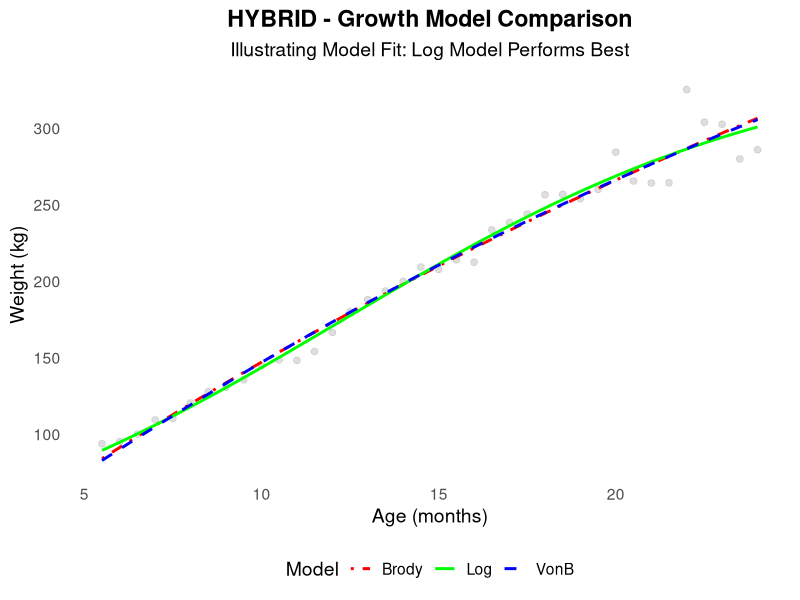
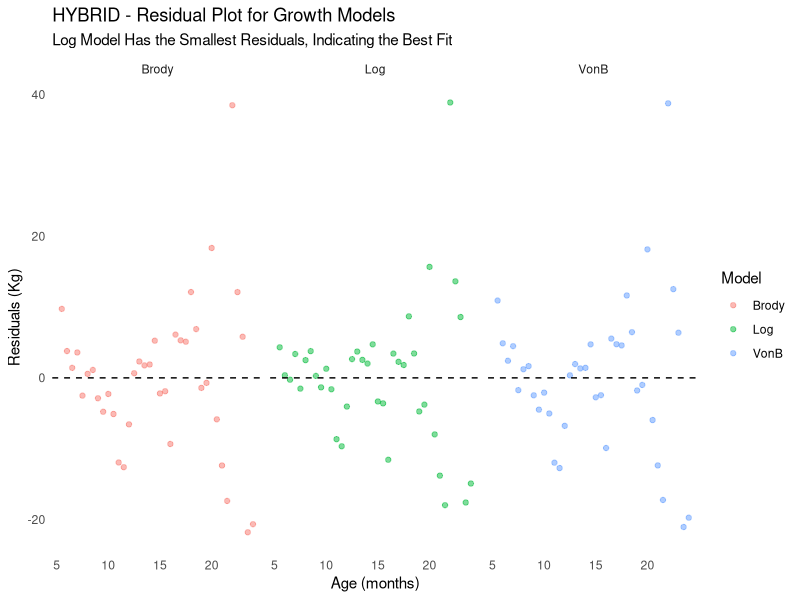
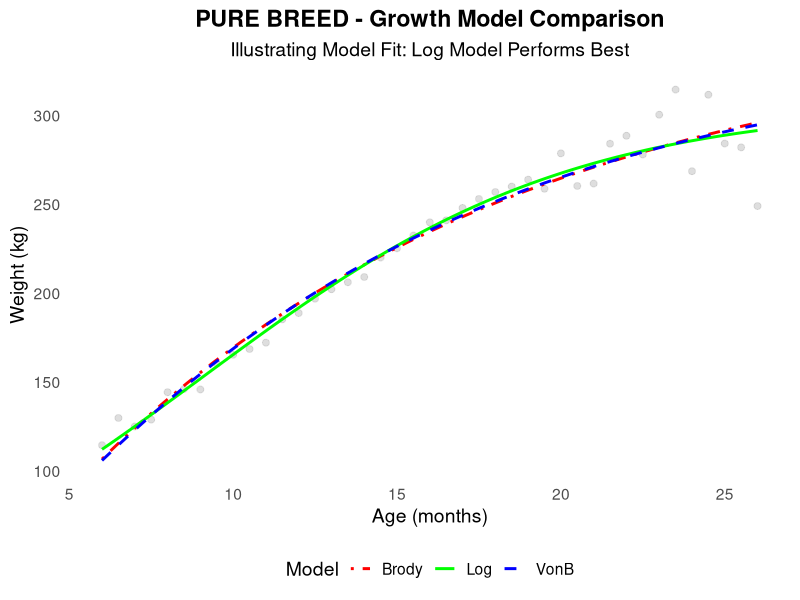
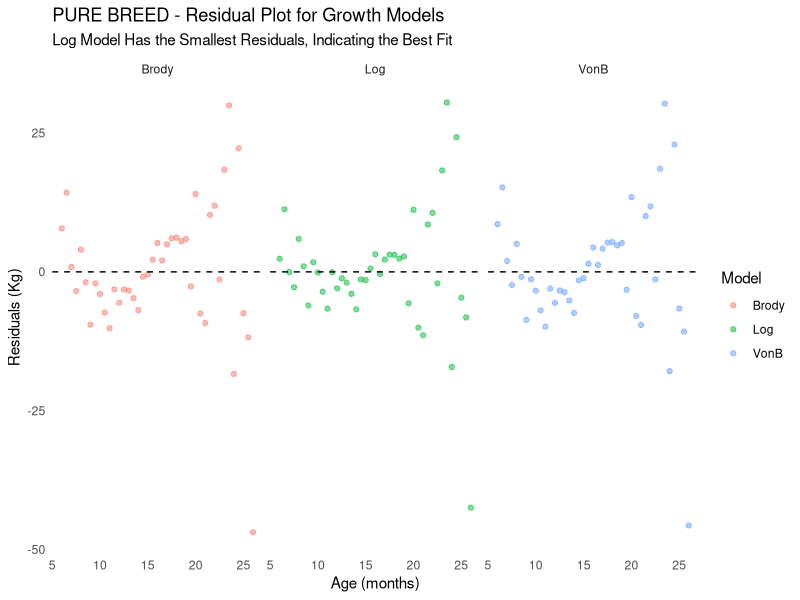
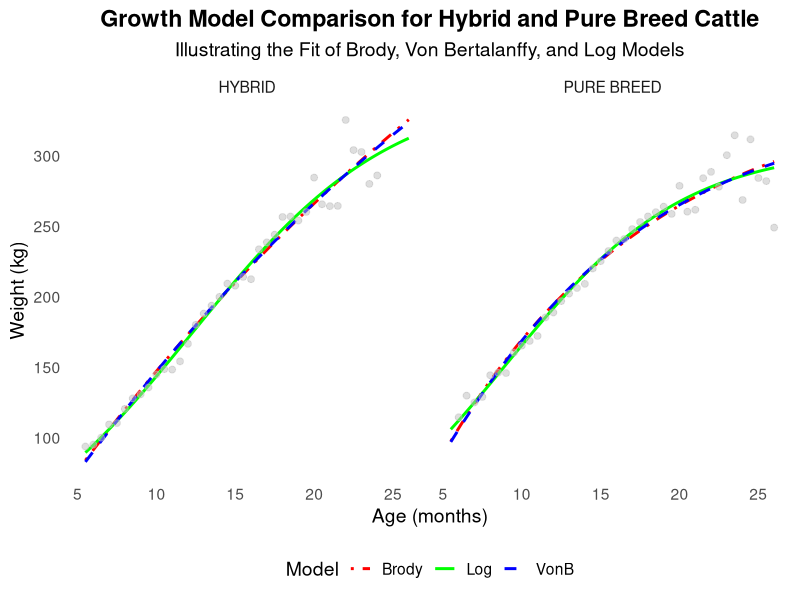

These charts were generated, in order, by the following R code:
## ---- chunk 1
knitr::opts_chunk$set(echo = TRUE)
## ---- chunk 2
# Set CRAN mirror
options(repos = c(CRAN = "https://cloud.r-project.org/"))
## ---- chunk 3
# Step 1 : Install necessary packages
install.packages(c("minpack.lm", "tidyverse", "readxl"))
## ---- chunk 4
# STEP 2 : Load necessary libraries
library(nlme)
library(minpack.lm)
library(ggplot2)
library(dplyr)
library(readxl)
library(tidyr)
library(purrr)
## ---- chunk 5
# Load dataset
cattle_data <- read_excel("cattle_dataset.xlsx")

# Display a preview of the dataset
print(head(cattle_data))
## ---- chunk 6
# Inspect the structure of the dataset
cat("\nStructure of the Data:\n")
str(cattle_data)

# Summary statistics for each variable
cat("\nSummary Statistics for Each Variable:\n")
print(summary(cattle_data))
## ---- chunk 7
# Summarize breed types and their occurrences
cat("\nSummary of Breed Types and Their Occurrences:\n")
breed_summary <- cattle_data %>%
  count(Breed_Group, name = "Occurrences")
print(breed_summary)
## ---- chunk 8
# Display any rows with non-finite values for diagnostic purposes
non_finite_rows <- cattle_data %>%
  filter(
    !is.finite(Age_Months) |  # Check for non-finite Age
    !is.finite(Weight_Kg) # Check for non-finite Weight
  )

if (nrow(non_finite_rows) > 0) {
  message("Non-finite values detected. Below are the rows with issues:")
  print(non_finite_rows)
} else {
  message("No non-finite values detected.")
}

# Check for missing values
cat("Missing Values:\n")
print(colSums(is.na(cattle_data)))

# Check for duplicate rows
cat("Duplicate Rows:\n")
print(nrow(cattle_data) - nrow(distinct(cattle_data)))

# Check for outliers using Z-score method
z_scores_Weight <- scale(cattle_data$Weight_Kg)
outliers_Weight <- which(abs(z_scores_Weight) > 3)
cat("Outliers Detected (Weight):\n")
print(outliers_Weight)

z_scores_age <- scale(cattle_data$Age_Months)
outliers_age <- which(abs(z_scores_age) > 3)
cat("Outliers Detected (Age):\n")
print(outliers_age)
## ---- chunk 9
# Define growth model equations
brody_model <- function(Age_Months, A, B, k) A * (1 - B * exp(-k * Age_Months))
vonB_model <- function(Age_Months, A, B, k) A * (1 - exp(-k * Age_Months))^B
log_model <- function(Age_Months, A, B, k) A / (1 + B * exp(-k * Age_Months))
## ---- chunk 10
# Fit models for each group
# Function to fit model
fit_model <- function(model_func, data) {
  nlsLM(Weight_Kg ~ model_func(Age_Months, A, B, k), 
        data = data,
        start = list(A = 730, B = 0.5, k = 0.01),
        control = nls.lm.control(maxiter = 1000))
}

# Split data into a list of data frames by Breed_Group
cattle_list <- split(cattle_data, cattle_data$Breed_Group)

# Apply models separately for each breed group
fits <- lapply(cattle_list, function(df) {
  list(
    brody = fit_model(brody_model, df),
    vonB = fit_model(vonB_model, df),
    log = fit_model(log_model, df)
  )
})

# Name the list elements based on breed groups
names(fits) <- names(cattle_list)

# Print results
print(fits)
## ---- chunk 11
# Function to extract coefficients from the fitted model
extract_params <- function(model) {
  as.data.frame(summary(model)$coefficients)  # Convert to a structured data frame
}

# Extract parameters for all models
params <- lapply(fits, function(models) {
  list(
    brody = extract_params(models$brody),
    vonB  = extract_params(models$vonB),
    log   = extract_params(models$log)
  )
})

# Convert list structure to a data frame
params_df <- do.call(rbind, lapply(names(params), function(name) {
  data.frame(
    Breed_Group  = name,
    brody_params = paste(capture.output(print(params[[name]]$brody)), collapse = " "),
    vonB_params  = paste(capture.output(print(params[[name]]$vonB)), collapse = " "),
    log_params   = paste(capture.output(print(params[[name]]$log)), collapse = " ")
  )
}))

# Print the formatted results
print(params_df)
## ---- chunk 12
# Function to compare models and extract AIC, BIC, and R²
compare_models <- function(model) {
  # Handle errors and non-converged models safely
  result <- tryCatch({
    if (!model$convInfo$isConv) return(c(AIC = NA, BIC = NA, R2 = NA))
    
    residuals <- model$m$resid()
    fitted <- model$m$fitted()
    actuals <- fitted + residuals
    
    AIC_val <- AIC(model)
    BIC_val <- BIC(model)
    R2_val <- 1 - sum(residuals^2) / sum((actuals - mean(actuals))^2)
    
    return(c(AIC = AIC_val, BIC = BIC_val, R2 = R2_val))
  }, error = function(e) {
    return(c(AIC = NA, BIC = NA, R2 = NA))
  })
  
  return(result)
}

# Apply `compare_models()` to each model in `fits`
model_metrics <- do.call(rbind, lapply(names(fits), function(name) {
  data.frame(
    Breed_Group   = name,
    brody_AIC     = compare_models(fits[[name]]$brody)["AIC"],
    brody_BIC     = compare_models(fits[[name]]$brody)["BIC"],
    brody_R2      = compare_models(fits[[name]]$brody)["R2"],
    vonB_AIC      = compare_models(fits[[name]]$vonB)["AIC"],
    vonB_BIC      = compare_models(fits[[name]]$vonB)["BIC"],
    vonB_R2       = compare_models(fits[[name]]$vonB)["R2"],
    log_AIC       = compare_models(fits[[name]]$log)["AIC"],
    log_BIC       = compare_models(fits[[name]]$log)["BIC"],
    log_R2        = compare_models(fits[[name]]$log)["R2"]
  )
}))

# Convert to a clean data frame
model_metrics <- as.data.frame(model_metrics)

# Print results
print(model_metrics)
## ---- chunk 13
# Function to check convergence
check_convergence <- function(model) {
  if (is.null(model)) return(data.frame(Status = "Error: Model is NULL"))
  
  conv_info <- tryCatch(model$convInfo, error = function(e) NULL)
  if (is.null(conv_info)) return(data.frame(Status = "Error: No convergence info"))
  
  residuals <- tryCatch(residuals(model), error = function(e) NA)
  fitted <- tryCatch(fitted(model), error = function(e) NA)
  actuals <- fitted + residuals
  
  # Calculate R2 if residuals and fitted values are valid
  R2 <- if (!anyNA(residuals) && !anyNA(fitted)) {
    1 - sum(residuals^2) / sum((actuals - mean(actuals))^2)
  } else {
    NA
  }
  
  # Return details as a data frame
  data.frame(
    Status = if (conv_info$isConv) "Converged" else "Not Converged",
    Iterations = conv_info$finIter,
    Tolerance = conv_info$finTol,
    StopCode = conv_info$stopCode,
    StopMessage = conv_info$stopMessage,
    R2 = R2
  )
}

# Function to extract coefficients
extract_coefficients <- function(model) {
  coef_values <- tryCatch(coef(model), error = function(e) NA)
  if (is.numeric(coef_values)) {
    return(as.list(coef_values))  # Return a named list for easier mapping
  } else {
    return(list(NA))  # Handle cases where coefficients cannot be extracted
  }
}

# Apply convergence checks and extract details
convergence_results <- map_dfr(names(fits), function(name) {
  brody_conv <- check_convergence(fits[[name]]$brody)
  vonB_conv  <- check_convergence(fits[[name]]$vonB)
  log_conv   <- check_convergence(fits[[name]]$log)
  
  brody_coeff <- extract_coefficients(fits[[name]]$brody)
  vonB_coeff  <- extract_coefficients(fits[[name]]$vonB)
  log_coeff   <- extract_coefficients(fits[[name]]$log)
  
  data.frame(
    Breed_Group   = name,
    Brody_Status  = brody_conv$Status,
    Brody_Iter    = brody_conv$Iterations,
    Brody_Tol     = brody_conv$Tolerance,
    Brody_Stop    = brody_conv$StopCode,
    Brody_R2      = brody_conv$R2,
    VonB_Status   = vonB_conv$Status,
    VonB_Iter     = vonB_conv$Iterations,
    VonB_Tol      = vonB_conv$Tolerance,
    VonB_Stop     = vonB_conv$StopCode,
    VonB_R2       = vonB_conv$R2,
    Log_Status    = log_conv$Status,
    Log_Iter      = log_conv$Iterations,
    Log_Tol       = log_conv$Tolerance,
    Log_Stop      = log_conv$StopCode,
    Log_R2        = log_conv$R2
  ) %>%
    bind_cols(as.data.frame(t(unlist(brody_coeff))), .) %>%
    bind_cols(as.data.frame(t(unlist(vonB_coeff))), .) %>%
    bind_cols(as.data.frame(t(unlist(log_coeff))), .)
})

# Convert to a clean data frame
convergence_results <- as.data.frame(convergence_results)

# Print results
print(convergence_results)
## ---- chunk 14
# Function to plot all three models together for each breed
plot_growth_comparison <- function(fit, data, breed) {
  # Filter observed data for the specific breed
  observed_data <- data %>%
    filter(Breed_Group == breed)

  pred_data <- data.frame(Age_Months = seq(min(observed_data$Age_Months), max(observed_data$Age_Months), length.out = 100))
  
  # Generate predictions for each model
  pred_data$Brody <- predict(fit$brody, newdata = pred_data)
  pred_data$VonB <- predict(fit$vonB, newdata = pred_data)
  pred_data$Log <- predict(fit$log, newdata = pred_data)

  # Convert to long format for ggplot
  pred_data_long <- pred_data %>%
    pivot_longer(cols = c(Brody, VonB, Log), names_to = "Model", values_to = "Weight_Kg")

  # Create plot
  ggplot() +
    # Observed Data (Filtered to the Specific Breed)
    geom_point(data = observed_data, aes(x = Age_Months, y = Weight_Kg), size = 2, alpha = 0.5, color = "grey") +
    
    # Model Predictions
    geom_line(data = pred_data_long, aes(x = Age_Months, y = Weight_Kg, color = Model, linetype = Model), linewidth = 1) +
    
    scale_color_manual(values = c("red", "green", "blue")) +
    scale_linetype_manual(values = c("dotdash", "solid", "dashed")) +
    labs(
      title = paste(breed, "- Growth Model Comparison"),
      subtitle = "Illustrating Model Fit: Log Model Performs Best",
      x = "Age (months)", y = "Weight (kg)",
      color = "Model",
      linetype = "Model"
    ) +
    theme_minimal(base_size = 14) +
    theme(
      plot.title = element_text(hjust = 0.5, face = "bold"),
      plot.subtitle = element_text(hjust = 0.5),
      legend.position = "bottom",
      panel.grid = element_blank()
    )
}

# Function to plot residuals for each model
plot_residuals <- function(fit, data, breed) {
  # Filter observed data for the specific breed
  observed_data <- data %>%
    filter(Breed_Group == breed)

  # Compute residuals for each model
  observed_data$Residual_Brody <- observed_data$Weight_Kg - predict(fit$brody, newdata = observed_data)
  observed_data$Residual_VonB <- observed_data$Weight_Kg - predict(fit$vonB, newdata = observed_data)
  observed_data$Residual_Log <- observed_data$Weight_Kg - predict(fit$log, newdata = observed_data)

  # Convert to long format
  residuals_long <- observed_data %>%
    pivot_longer(cols = starts_with("Residual_"), names_to = "Model", values_to = "Residuals") %>%
    mutate(Model = gsub("Residual_", "", Model))

  # Create residual plot
  ggplot(residuals_long, aes(x = Age_Months, y = Residuals, color = Model)) +
    geom_point(alpha = 0.5) +
    geom_hline(yintercept = 0, linetype = "dashed") +
    facet_wrap(~Model) +
    labs(
      title = paste(breed, "- Residual Plot for Growth Models"),
      subtitle = "Log Model Has the Smallest Residuals, Indicating the Best Fit",
      x = "Age (months)", y = "Residuals (Kg)"
    ) +
    theme_minimal() +
    theme(panel.grid = element_blank())
}

# --- FUNCTION TO PLOT COMBINED GROWTH MODELS ACROSS BREEDS --- #
plot_combined_growth_models <- function(fits, data) {
  combined_data <- map_dfr(names(fits), function(breed) {
    pred_data <- data.frame(Age_Months = seq(min(data$Age_Months), max(data$Age_Months), length.out = 100))
    pred_data$Brody <- predict(fits[[breed]]$brody, newdata = pred_data)
    pred_data$VonB <- predict(fits[[breed]]$vonB, newdata = pred_data)
    pred_data$Log <- predict(fits[[breed]]$log, newdata = pred_data)
    pred_data$Breed <- breed
    
    pred_data %>%
      pivot_longer(cols = c(Brody, VonB, Log), names_to = "Model", values_to = "Weight_Kg")
  })

  # Create observed data subset with renamed breed group
  observed_data <- data %>%
    mutate(Breed = Breed_Group) %>%
    group_by(Breed)

  # Create combined plot
  ggplot() +
    # Model Predictions (colored lines)
    geom_line(data = combined_data, aes(x = Age_Months, y = Weight_Kg, color = Model, linetype = Model), linewidth = 1) +
    
    # Observed Data (black points for comparison)
    geom_point(data = observed_data, aes(x = Age_Months, y = Weight_Kg), size = 2, alpha = 0.5, color = "grey") +

    # Facet structure with 2 columns for better layout
    facet_wrap(~Breed, ncol = 2) +

    # Customize appearance
    scale_color_manual(values = c("red", "green", "blue")) +
    scale_linetype_manual(values = c("dotdash", "solid", "dashed")) +
    labs(
      title = "Growth Model Comparison for Hybrid and Pure Breed Cattle",
      subtitle = "Illustrating the Fit of Brody, Von Bertalanffy, and Log Models",
      x = "Age (months)", y = "Weight (kg)",
      color = "Model",
      linetype = "Model"
    ) +
    
    theme_minimal(base_size = 14) +
    theme(
      plot.title = element_text(hjust = 0.5, face = "bold"),
      plot.subtitle = element_text(hjust = 0.5),
      legend.position = "bottom",
      panel.grid = element_blank()
    )
}

# Generate and print plots for each breed group
walk(names(fits), function(breed) {
  print(plot_growth_comparison(fits[[breed]], cattle_data, breed))
  print(plot_residuals(fits[[breed]], cattle_data, breed))
})

# Generate and print the optimized combined growth model plot
print(plot_combined_growth_models(fits, cattle_data))
